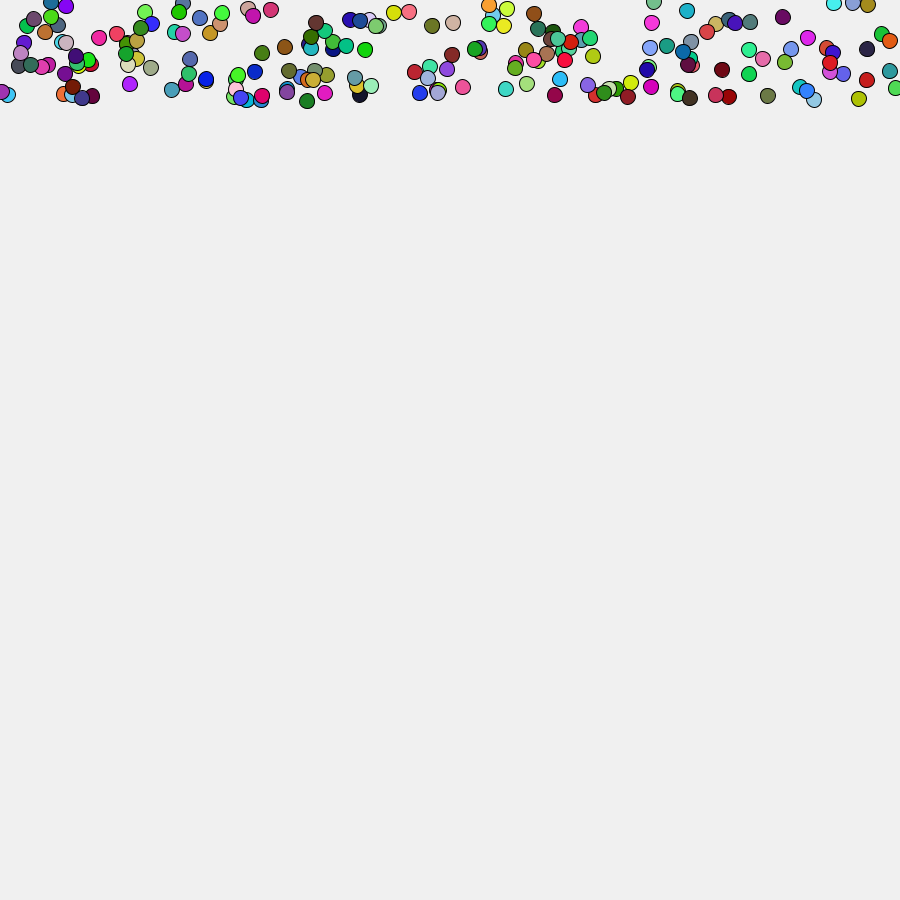
Frame 1 (no input)
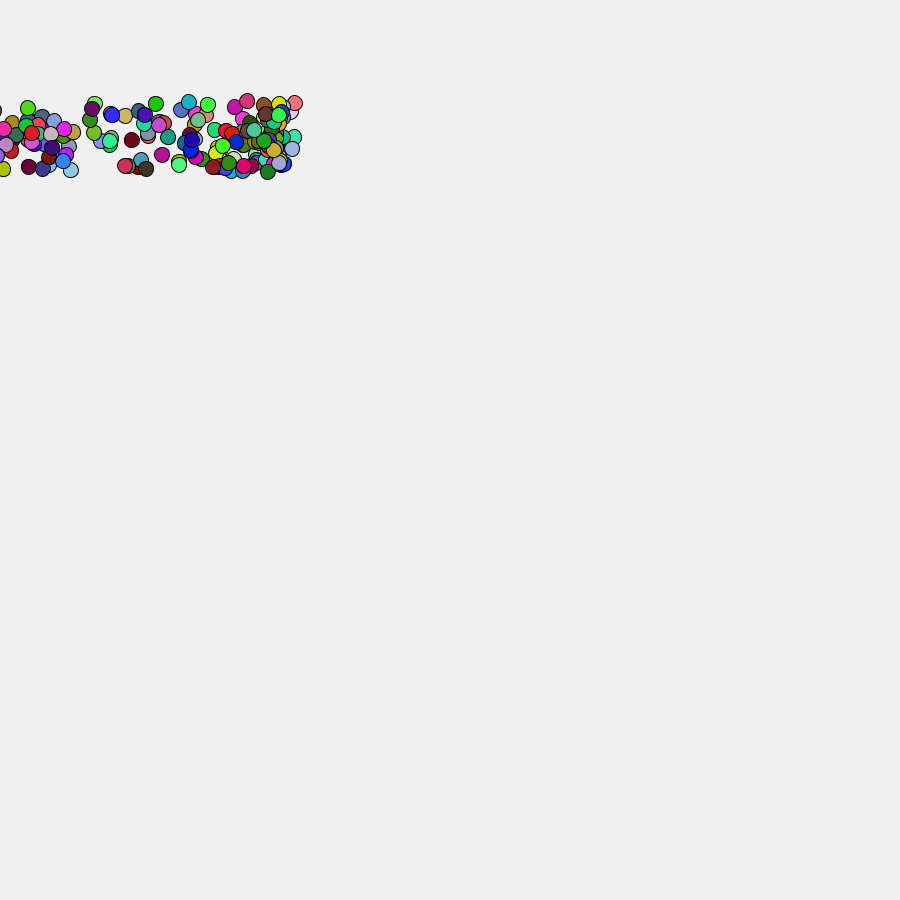
Frame 60 (the mouse pressed at the canvas centre just before this capture)
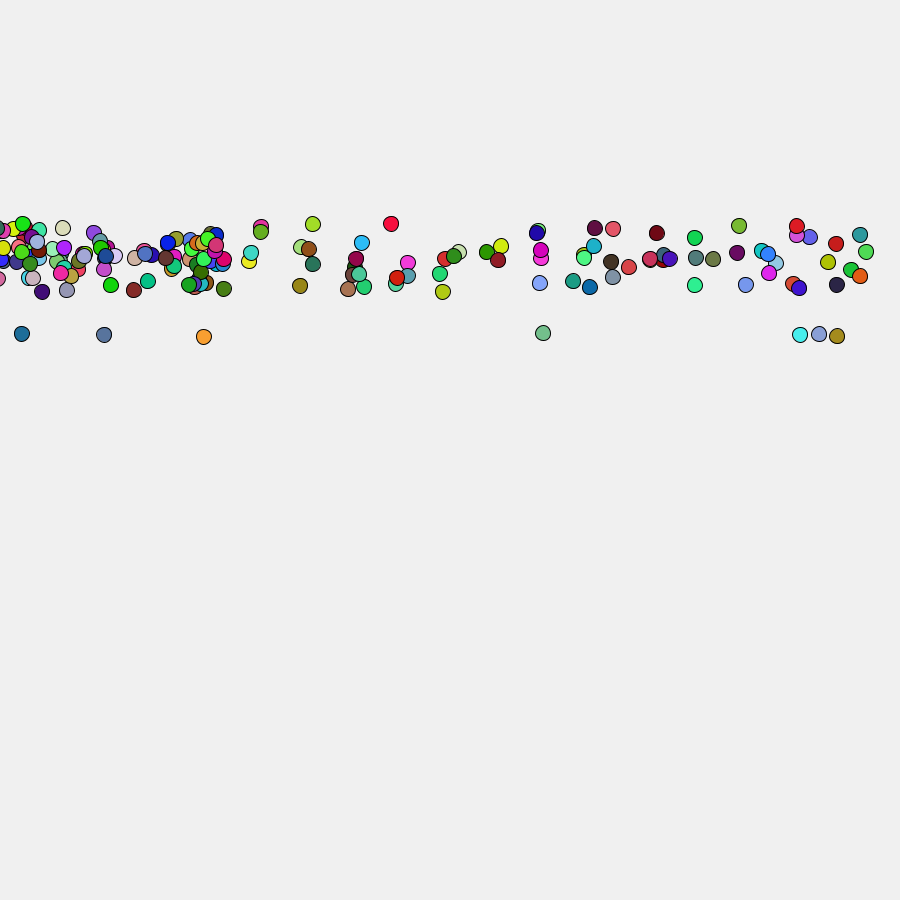
Frame 120 (the mouse held since frame 60 and released just before this capture)

The Processing sketch that drew these frames (run headless with seeded random() and noise(); from frame 60 on, the mouse is pressed at the canvas centre):

// Processing sketch: bounce
// ── bounce.pde

Ball[] balls;

PVector gravity, wind;

void setup() {
  size(900, 900);

  balls = new Ball[200];

  for (int i = 0; i < balls.length; i++) {
    balls[i] = new Ball();
  }


  gravity = new PVector(0, 2);
  wind = new PVector(-0.5, -0.5);
}

void draw() {
  background(240);

  for (int i = 0; i < balls.length; i++) {
    balls[i].applyForce(gravity);
    balls[i].applyForce(wind);
    balls[i].run();
  }
}

// ── class_ball.pde
class Ball{
    PVector position;
    PVector velocity;
    PVector acceleration;
    
    int size;
    color c;
    float mass;

    Ball(){
        position = new PVector(random(0,width), random(0, 100));
        velocity = new PVector(0, 0);
        acceleration = new PVector(0, 0);

        size = 15;
        c = color(random(0,255),random(0,255), random(0,255));
        mass = size*size*size;
    }

    void render(){
        fill(c);
        ellipse(position.x, position.y, size, size);
    }

    void update(){
        velocity.add(acceleration);
        position.add(velocity);
        
        acceleration.mult(0);

        if (position.x > width || position.x < 0) {
            velocity.x = velocity.x * (-1);
        }
        if (position.y > height || position.y < 0) {
            velocity.y = velocity.y * (-1);
        }     

    }

    void run(){
        update();
        render();
    }

    void applyForce(PVector f){
        acceleration.add(f);
    }
}
